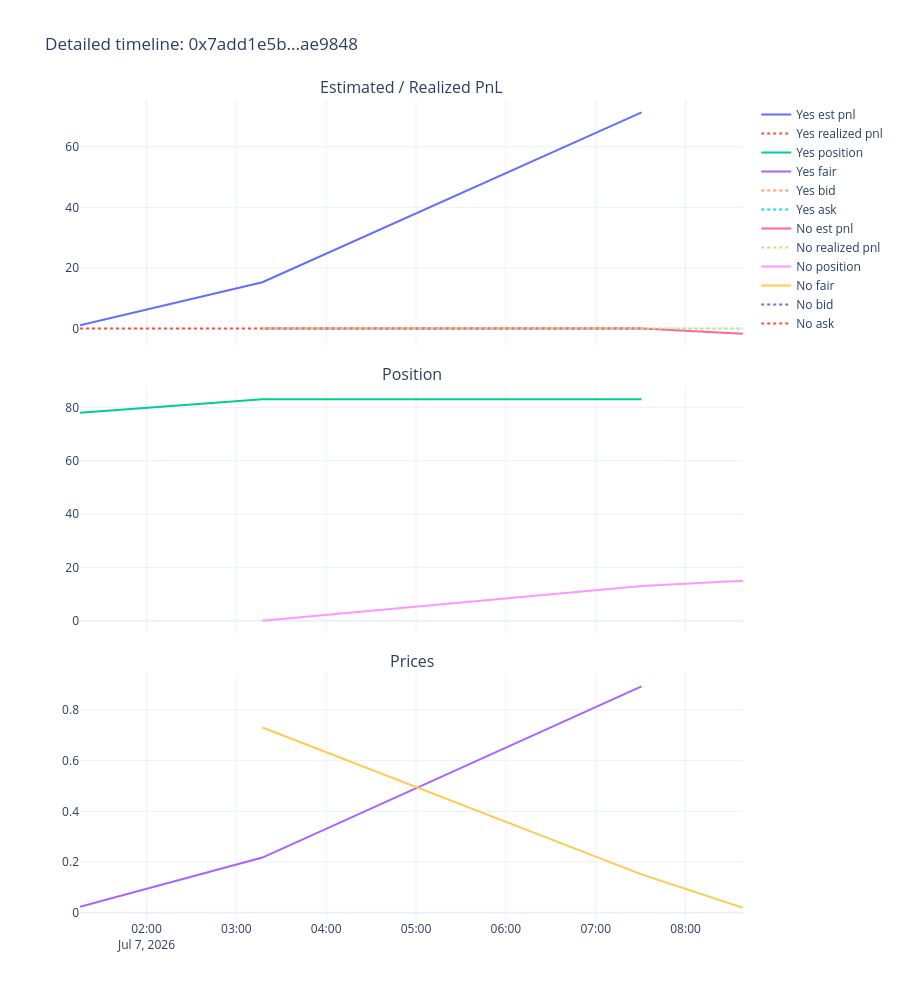

Write notebook code for a chart like this one.
### Code cell
timeline = events[events['row_type'] == 'stats'][['dt', 'token_id', 'outcome', 'position_after', 'realized_pnl', 'est_pnl', 'best_bid', 'best_ask', 'fair_price', 'vwap5m', 'vwap15m', 'vwap1h']].copy()
timeline = timeline.sort_values(['dt', 'token_id']).reset_index(drop=True)

fig = make_subplots(rows=3, cols=1, shared_xaxes=True, vertical_spacing=0.05,
                     subplot_titles=('Estimated / Realized PnL', 'Position', 'Prices'))

for token_id, grp in timeline.groupby('token_id', sort=False):
    label = grp['outcome'].iloc[0]
    fig.add_trace(go.Scatter(x=grp['dt'], y=grp['est_pnl'], name=f'{label} est pnl', mode='lines'), row=1, col=1)
    fig.add_trace(go.Scatter(x=grp['dt'], y=grp['realized_pnl'], name=f'{label} realized pnl', mode='lines', line=dict(dash='dot')), row=1, col=1)
    fig.add_trace(go.Scatter(x=grp['dt'], y=grp['position_after'], name=f'{label} position', mode='lines'), row=2, col=1)
    fig.add_trace(go.Scatter(x=grp['dt'], y=grp['fair_price'], name=f'{label} fair', mode='lines'), row=3, col=1)
    fig.add_trace(go.Scatter(x=grp['dt'], y=grp['best_bid'], name=f'{label} bid', mode='lines', line=dict(dash='dot')), row=3, col=1)
    fig.add_trace(go.Scatter(x=grp['dt'], y=grp['best_ask'], name=f'{label} ask', mode='lines', line=dict(dash='dot')), row=3, col=1)

fig.update_layout(height=1000, template='plotly_white', title=f'Detailed timeline: {best_cid[:10]}...{best_cid[-6:]}')
fig.show()

### Figure 1 — Plotly figure (JSON) as saved in the notebook; plotly's stock layout.template omitted (floating-point values rounded to 4 significant figures)
{"data": [{"mode": "lines", "name": "Yes est pnl", "type": "scatter", "x": ["2026-07-07T01:15:35", "2026-07-07T03:17:25", "2026-07-07T07:30:38"], "xaxis": "x", "y": [1.064, 15.31, 71.39], "yaxis": "y"}, {"line": {"dash": "dot"}, "mode": "lines", "name": "Yes realized pnl", "type": "scatter", "x": ["2026-07-07T01:15:35", "2026-07-07T03:17:25", "2026-07-07T07:30:38"], "xaxis": "x", "y": [0.0, 0.0, 0.0], "yaxis": "y"}, {"mode": "lines", "name": "Yes position", "type": "scatter", "x": ["2026-07-07T01:15:35", "2026-07-07T03:17:25", "2026-07-07T07:30:38"], "xaxis": "x2", "y": [78.0, 83.0, 83.0], "yaxis": "y2"}, {"mode": "lines", "name": "Yes fair", "type": "scatter", "x": ["2026-07-07T01:15:35", "2026-07-07T03:17:25", "2026-07-07T07:30:38"], "xaxis": "x3", "y": [0.02364, 0.2179, 0.8937], "yaxis": "y3"}, {"line": {"dash": "dot"}, "mode": "lines", "name": "Yes bid", "type": "scatter", "x": ["2026-07-07T01:15:35", "2026-07-07T03:17:25", "2026-07-07T07:30:38"], "xaxis": "x3", "y": [NaN, NaN, NaN], "yaxis": "y3"}, {"line": {"dash": "dot"}, "mode": "lines", "name": "Yes ask", "type": "scatter", "x": ["2026-07-07T01:15:35", "2026-07-07T03:17:25", "2026-07-07T07:30:38"], "xaxis": "x3", "y": [NaN, NaN, NaN], "yaxis": "y3"}, {"mode": "lines", "name": "No est pnl", "type": "scatter", "x": ["2026-07-07T03:17:25", "2026-07-07T07:30:38", "2026-07-07T08:38:23"], "xaxis": "x", "y": [0.0, 0.0191, -1.69], "yaxis": "y"}, {"line": {"dash": "dot"}, "mode": "lines", "name": "No realized pnl", "type": "scatter", "x": ["2026-07-07T03:17:25", "2026-07-07T07:30:38", "2026-07-07T08:38:23"], "xaxis": "x", "y": [0.0, 0.0, 0.0], "yaxis": "y"}, {"mode": "lines", "name": "No position", "type": "scatter", "x": ["2026-07-07T03:17:25", "2026-07-07T07:30:38", "2026-07-07T08:38:23"], "xaxis": "x2", "y": [0.0, 13.0, 15.0], "yaxis": "y2"}, {"mode": "lines", "name": "No fair", "type": "scatter", "x": ["2026-07-07T03:17:25", "2026-07-07T07:30:38", "2026-07-07T08:38:23"], "xaxis": "x3", "y": [0.7309, 0.1515, 0.02], "yaxis": "y3"}, {"line": {"dash": "dot"}, "mode": "lines", "name": "No bid", "type": "scatter", "x": ["2026-07-07T03:17:25", "2026-07-07T07:30:38", "2026-07-07T08:38:23"], "xaxis": "x3", "y": [NaN, NaN, NaN], "yaxis": "y3"}, {"line": {"dash": "dot"}, "mode": "lines", "name": "No ask", "type": "scatter", "x": ["2026-07-07T03:17:25", "2026-07-07T07:30:38", "2026-07-07T08:38:23"], "xaxis": "x3", "y": [NaN, NaN, NaN], "yaxis": "y3"}], "layout": {"annotations": [{"font": {"size": 16}, "showarrow": false, "text": "Estimated / Realized PnL", "x": 0.5, "xanchor": "center", "xref": "paper", "y": 1, "yanchor": "bottom", "yref": "paper"}, {"font": {"size": 16}, "showarrow": false, "text": "Position", "x": 0.5, "xanchor": "center", "xref": "paper", "y": 0.65, "yanchor": "bottom", "yref": "paper"}, {"font": {"size": 16}, "showarrow": false, "text": "Prices", "x": 0.5, "xanchor": "center", "xref": "paper", "y": 0.3, "yanchor": "bottom", "yref": "paper"}], "height": 1000, "title": {"text": "Detailed timeline: 0x7add1e5b...ae9848"}, "xaxis": {"anchor": "y", "domain": [0, 1], "matches": "x3", "showticklabels": false}, "xaxis2": {"anchor": "y2", "domain": [0, 1], "matches": "x3", "showticklabels": false}, "xaxis3": {"anchor": "y3", "domain": [0, 1]}, "yaxis": {"anchor": "x", "domain": [0.7, 1]}, "yaxis2": {"anchor": "x2", "domain": [0.35, 0.65]}, "yaxis3": {"anchor": "x3", "domain": [0, 0.3]}}}
